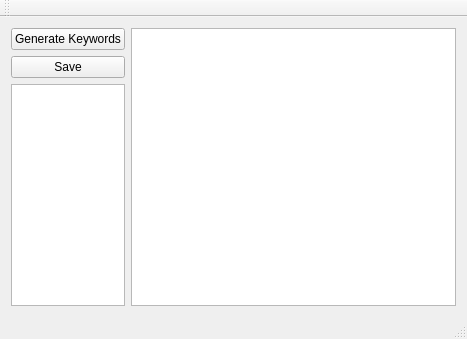
<?xml version="1.0" encoding="UTF-8"?>
<ui version="4.0">
 <class>MainWindow</class>
 <widget class="QMainWindow" name="MainWindow">
  <property name="geometry">
   <rect>
    <x>0</x>
    <y>0</y>
    <width>467</width>
    <height>339</height>
   </rect>
  </property>
  <property name="windowTitle">
   <string>MainWindow</string>
  </property>
  <widget class="QWidget" name="centralWidget">
   <property name="sizePolicy">
    <sizepolicy hsizetype="Expanding" vsizetype="Expanding">
     <horstretch>0</horstretch>
     <verstretch>0</verstretch>
    </sizepolicy>
   </property>
   <layout class="QHBoxLayout" name="horizontalLayout_3">
    <item>
     <layout class="QHBoxLayout" name="horizontalLayout">
      <property name="sizeConstraint">
       <enum>QLayout::SetDefaultConstraint</enum>
      </property>
      <item>
       <layout class="QVBoxLayout" name="verticalLayout_6">
        <item>
         <widget class="QPushButton" name="generateKeywordsBtn">
          <property name="text">
           <string>Generate Keywords</string>
          </property>
         </widget>
        </item>
        <item>
         <widget class="QPushButton" name="saveBtn">
          <property name="text">
           <string>Save</string>
          </property>
         </widget>
        </item>
        <item>
         <widget class="DndTableView" name="keywordsTable">
          <property name="sizePolicy">
           <sizepolicy hsizetype="Minimum" vsizetype="Expanding">
            <horstretch>0</horstretch>
            <verstretch>0</verstretch>
           </sizepolicy>
          </property>
          <property name="mouseTracking">
           <bool>false</bool>
          </property>
          <property name="focusPolicy">
           <enum>Qt::WheelFocus</enum>
          </property>
          <property name="acceptDrops">
           <bool>true</bool>
          </property>
          <property name="sizeAdjustPolicy">
           <enum>QAbstractScrollArea::AdjustToContents</enum>
          </property>
          <property name="editTriggers">
           <set>QAbstractItemView::NoEditTriggers</set>
          </property>
          <property name="dragDropOverwriteMode">
           <bool>false</bool>
          </property>
          <property name="dragDropMode">
           <enum>QAbstractItemView::DragDrop</enum>
          </property>
          <property name="defaultDropAction">
           <enum>Qt::MoveAction</enum>
          </property>
          <property name="alternatingRowColors">
           <bool>false</bool>
          </property>
          <property name="selectionMode">
           <enum>QAbstractItemView::SingleSelection</enum>
          </property>
          <property name="selectionBehavior">
           <enum>QAbstractItemView::SelectRows</enum>
          </property>
          <property name="gridStyle">
           <enum>Qt::DotLine</enum>
          </property>
          <attribute name="horizontalHeaderDefaultSectionSize">
           <number>90</number>
          </attribute>
          <attribute name="horizontalHeaderMinimumSectionSize">
           <number>27</number>
          </attribute>
          <attribute name="horizontalHeaderStretchLastSection">
           <bool>true</bool>
          </attribute>
          <attribute name="verticalHeaderVisible">
           <bool>false</bool>
          </attribute>
          <attribute name="verticalHeaderDefaultSectionSize">
           <number>18</number>
          </attribute>
          <attribute name="verticalHeaderMinimumSectionSize">
           <number>15</number>
          </attribute>
         </widget>
        </item>
       </layout>
      </item>
      <item>
       <widget class="ImageListWidget" name="lrImages">
        <property name="toolTipDuration">
         <number>-1</number>
        </property>
        <property name="showDropIndicator" stdset="0">
         <bool>false</bool>
        </property>
        <property name="dragEnabled">
         <bool>true</bool>
        </property>
        <property name="dragDropMode">
         <enum>QAbstractItemView::NoDragDrop</enum>
        </property>
        <property name="movement">
         <enum>QListView::Static</enum>
        </property>
        <property name="resizeMode">
         <enum>QListView::Adjust</enum>
        </property>
        <property name="viewMode">
         <enum>QListView::IconMode</enum>
        </property>
       </widget>
      </item>
     </layout>
    </item>
   </layout>
  </widget>
  <widget class="QMenuBar" name="menuBar">
   <property name="geometry">
    <rect>
     <x>0</x>
     <y>0</y>
     <width>467</width>
     <height>21</height>
    </rect>
   </property>
  </widget>
  <widget class="QToolBar" name="mainToolBar">
   <attribute name="toolBarArea">
    <enum>TopToolBarArea</enum>
   </attribute>
   <attribute name="toolBarBreak">
    <bool>false</bool>
   </attribute>
  </widget>
  <widget class="QStatusBar" name="statusBar"/>
 </widget>
 <layoutdefault spacing="6" margin="11"/>
 <customwidgets>
  <customwidget>
   <class>DndTableView</class>
   <extends>QTableView</extends>
   <header>dndtableview.h</header>
  </customwidget>
  <customwidget>
   <class>ImageListWidget</class>
   <extends>QListWidget</extends>
   <header>imagelistwidget.h</header>
  </customwidget>
 </customwidgets>
 <resources/>
 <connections/>
</ui>
